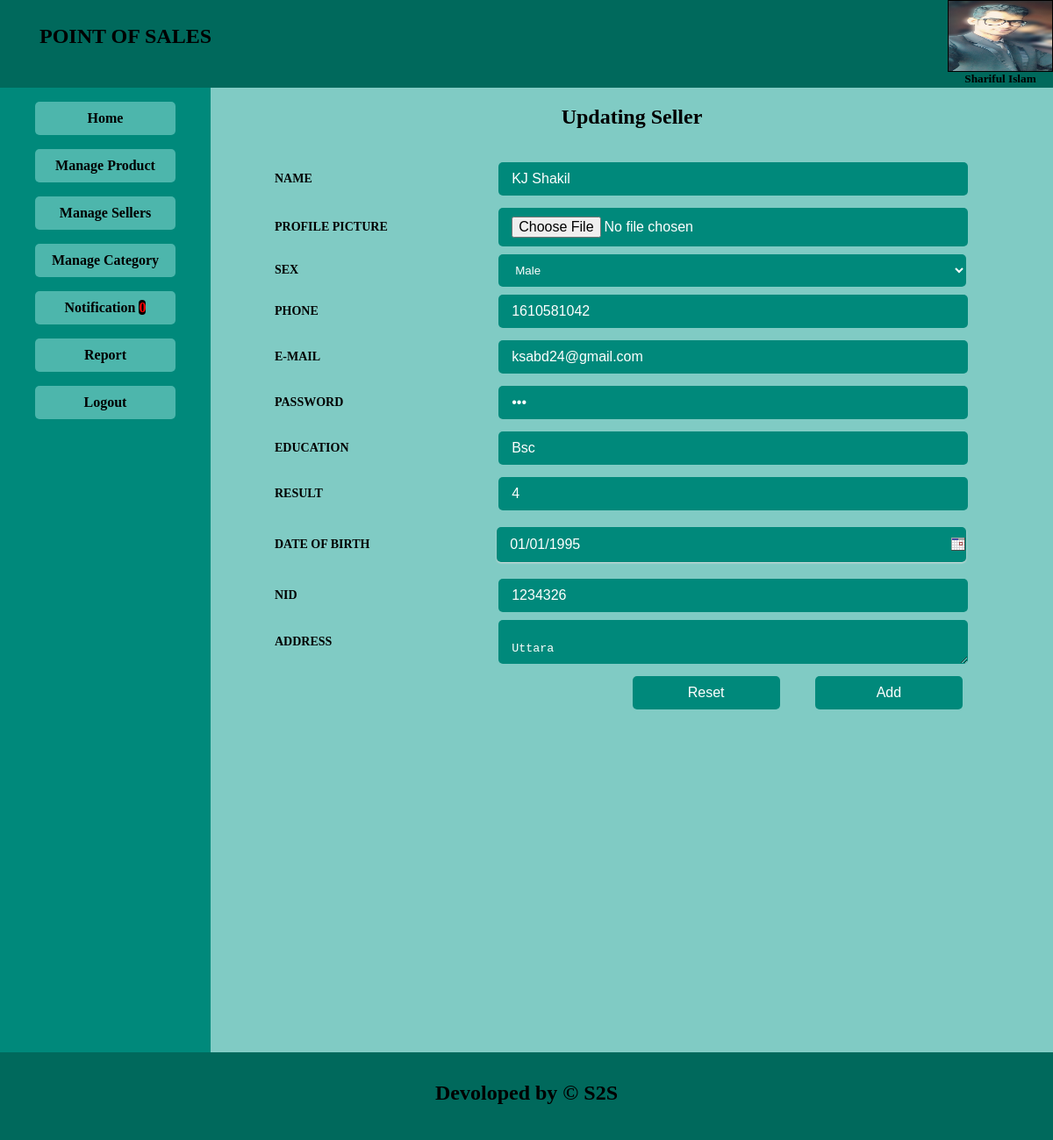
/admin/edit_sellers.php?idedit=12 (signed in), run on the app's committed database.
### tables this page shows
CREATE TABLE `user` (
  `id` int(11) NOT NULL,
  `name` varchar(50) NOT NULL,
  `profile_image` varchar(100) NOT NULL,
  `sex` varchar(10) NOT NULL,
  `phone` int(11) NOT NULL,
  `email` varchar(50) NOT NULL,
  `password` text NOT NULL,
  `education` varchar(20) NOT NULL,
  `result` varchar(10) NOT NULL,
  `dob` varchar(20) NOT NULL,
  `nid` int(11) NOT NULL,
  `address` text NOT NULL,
  `type` int(11) NOT NULL
);

### admin/edit_sellers.php (the view, shortened to what this page needs)
<?php
    if(isset($_GET['idedit'])){
        $id = $_GET['idedit'];
    }
?>
<!DOCTYPE html>
<html>
<head>
	<link rel="stylesheet" type="text/css" href="css/style.css">
	<link rel="stylesheet" type="text/css" href="css/tcal.css" />
</head>
<body>
	<?php require("menu.php");?>
	<section>
		<h2 style="text-align: center; margin-bottom:0;">Updating Seller</h2>
		<div>
                    <form class="form" action="edit_sellers.php" method="post" enctype="multipart/form-data">
               <?php
                    $con=  mysqli_connect('localhost','root','', 'dbpos') or die ('Database not Found.');
                    $query= "SELECT * FROM user WHERE id='$id'";
                    $result = mysqli_query($con, $query);
                    while ($row = mysqli_fetch_array($result)) {
                    ?>
		<table width="90%" style="margin-left: 40px;">
			<tr>
				<td width="30%">Name</td>
                                <td><input type="text" name="name" value="<?php echo $row['name'];?>" required></td>
			</tr>
			<tr>
			<td>Profile Picture</td>
			<td>
				<label>
					<input id="photo" name="profile_image"  type="file">
				</label>
			</td>
			</tr>
			<tr>
				<td>Sex</td>
				<td><select class="select" required name="sex">
                                <option value="Male" <?php
                                if($row['sex']=="Male"){
                                 echo "selected";
                                }
                                ?>>Male</option>
				</select>
			</tr>
			<tr>
				<td>Phone</td>
				<td><input type="number" name="phone" value="<?php echo $row['phone'];?>" required></td>
			</tr>
			<tr>
				<td>E-mail</td>
				<td><input type="email" name="email" value="<?php echo $row['email'];?>" required></td>
			</tr>
			<tr>
				<td>Password</td>
				<td><input type="Password" name="password" value="<?php echo $row['password'];?>" required></td>
			</tr>
			<tr>
				<td>Education</td>
				<td><input type="text" name="education" value="<?php echo $row['education'];?>" required></td>
			</tr>
			<tr>
				<td>Result</td>
				<td><input type="text" name="result" value="<?php echo $row['result'];?>" required></td>
			</tr>
                         <tr>
				<td>Date of Birth</td>
				<td><input class="tcal" type="text" name="birth" value="<?php echo $row['dob'];?>" required></td>
			</tr>
                         <tr>
				<td>NID</td>
				<td><input type="name" name="nid" value="<?php echo $row['nid'];?>"></td>
			</tr>
                        <tr>
                            <td>Address</td>
                            <td><textarea required name="address">
                                <?php echo $row['address'];?>
                                </textarea></td>
                        </tr>
                        <tr>
                            <td>
                            <td>
                                <input class="addsubmit" type="submit" name="button" value="Add">
                                <input class="addsubmit" type="reset" name="button" value="Reset">
                            </td>
                            </td>
                        </tr>
		</table>
                        <?php } ?>
		</form>
		</div>
	</section>
	<footer><h2 style="text-align: center;margin: 0;padding: 33px 0px;">Devoloped by &copy; S2S</h2></footer>
</body>
</html>

### admin/css/style.css (style rules this page uses)
body { margin: 0; padding: 0; width:100%; height: 1200px; }
section { background: #80cbc4 ; width: 80%; overflow: hidden; height: 1100px; }
footer { background: #00695c ; width: 100%; height: 100px; }
.form { margin: 30px; font-size: 14px; text-transform: uppercase; font-weight: bold; }
input { display: block; background: #00897b ; width: 90%; padding: 10px 15px; margin: 5px 12px; border: none; border-radius: 5px; color: white; font-size: 16px; }
.select { background: #00897b; width: 95%; padding: 10px 15px; margin: 0 12px; border: none; border-radius: 5px; color: white; }
select { background: #00897b; width: 95%; padding: 10px 15px; margin: 0 12px; border: none; border-radius: 5px; color: white; }
option { background: #00897b; color: white; height: 30px; border-radius: 5px; }
textarea { display: block; background: #00897b; width: 90%; padding: 10px 15px; margin: 0 12px; border: none; border-radius: 5px; color: white; }
.addsubmit { display: inline-block; width: 30% !important; margin: 10px 20px; padding: 10px 20px; float: right; }

### admin/css/tcal.css (style rules this page uses)
.tcalInput { background: url('img/cal.gif') 100% 50% no-repeat #00897b; padding-right: 20px; display: inline-block; cursor: pointer; margin: 10px 10px; padding: 11px 15px; box-shadow:0 1px 2px #ddd; -moz-box-shadow:0 1px 2px #ddd; -webkit-box-shadow:0 1px 2px #ddd; }

### data on the page
user: name "KJ Shakil", sex "Male", phone "1610581042", email "ksabd24@gmail.com", education "Bsc", result "4", birth "01/01/1995", nid "1234326", address "Uttara"

### other printed values
$_SESSION['name'] "Shariful Islam…"
$val "0"
